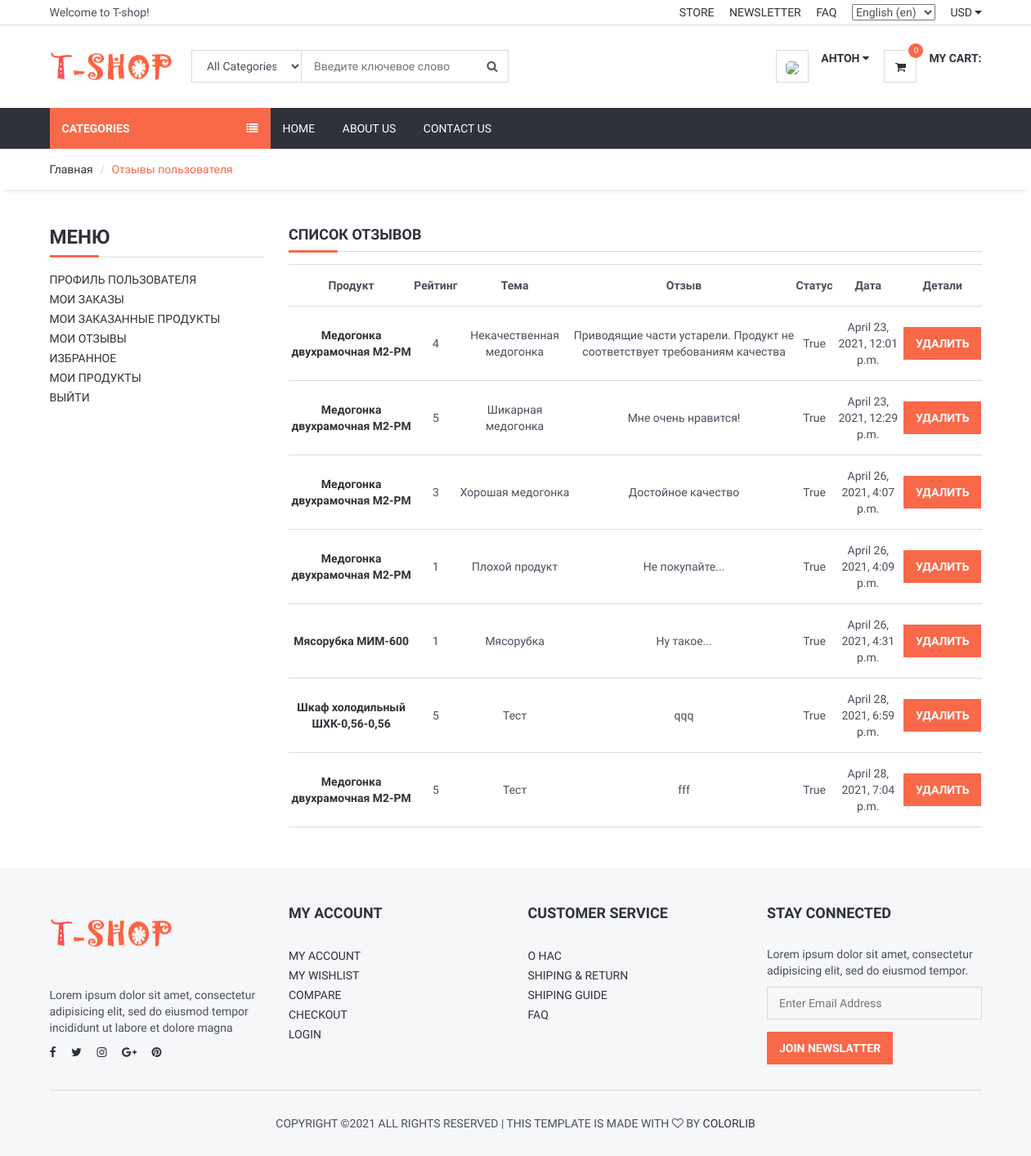
/user/comments/ (signed in), run on the app's committed database.
### product/models.py (models this page shows, shortened)
class Comment(models.Model):
    STATUS = (
        ('New', 'New'),
        ('True', 'True'),
        ('False', 'False'),
    )
    product = models.ForeignKey(Product, on_delete=models.CASCADE)
    user = models.ForeignKey(User, on_delete=models.CASCADE)
    subject = models.CharField(max_length=50, blank=True)
    comment = models.CharField(max_length=250, blank=True)
    rate = models.IntegerField(default=1)
    ip = models.CharField(max_length=20, blank=True)
    status = models.CharField(max_length=10, choices=STATUS, default='New')
    create_at = models.DateTimeField(auto_now_add=True)
    update_at = models.DateTimeField(auto_now=True)

class Product(models.Model):
    STATUS = (
        ('True', 'True'),
        ('False', 'False'),
    )
    VARIANTS = (
        ('None', 'None'),
        ('Size', 'Size'),
        ('Color', 'Color'),
        ('Size-Color', 'Size-Color'),
    )
    category = models.ForeignKey(Category, on_delete=models.CASCADE) #many to one relation with Category
    title = models.CharField(max_length=150)
    keywords = models.CharField(max_length=255)
    description = models.TextField(max_length=255)
    image = models.ImageField(upload_to='images/', null=False)
    price = models.FloatField(default=0)
    amount = models.IntegerField(default=0)
    minamount = models.IntegerField(default=3)
    variant = models.CharField(max_length=10, choices=VARIANTS, default='None')
    detail = RichTextUploadingField()
    slug = models.SlugField(null=False, unique=True)
    status = models.CharField(max_length=10, choices=STATUS)
    create_at = models.DateTimeField(auto_now_add=True)
    update_at = models.DateTimeField(auto_now=True)

### user/views.py (the view)
# urls.py: path('comments/', views.user_comments, name='user_comments'),
def user_comments(request):
    current_user = request.user
    comments = Comment.objects.filter(user_id=current_user.id)
    context = {
        'comments': comments,
    }
    return render(request, 'user_comments.html', context)

### home/templatetags/myapptags.py (called while the page is built)
@register.simple_tag
def categorylist():
    return Category.objects.all()

@register.simple_tag
def shopcartcount(userid):
    count = ShopCart.objects.filter(user_id=userid).count()
    return count

### user/templates/user_comments.html (shortened to what this page needs)
{% extends 'homebase.html' %}
{% block sidebar %} {% include 'sidebar.html' %} {% endblock %}
{% block body %}
    <div id="breadcrumb">
        <div class="container">
            <ul class="breadcrumb">
                <li><a href="/">Главная</a></li>
                <li class="active">Отзывы пользователя</li>
            </ul>
        </div>
    </div>
    <div class="section">
        <div class="container">
            <div class="row">
                <div class="col-md-3">
                    {% include "user_panel.html" %}
                </div>
                <div class="col-md-9">
                    <div class="section-title">
                        <h4 class="title">Список отзывов</h4>
                    </div>
                    <table class="shopping-cart-table table">
                        <tr>
                            <th class="text-center">Продукт </th>
                            <th class="text-center">Рейтинг</th>
                            <th class="text-center">Тема </th>
                            <th class="text-center">Отзыв </th>
                            <th class="text-center">Статус </th>
                            <th class="text-center">Дата </th>
                            <th class="text-center">Детали </th>
                        </tr>
                        {% for rs in comments %}
                            <tr>
                                <td class="text-center">
                                    <a href="/product/{{ rs.product_id }}/{{ rs.product.slug }}">
                                        <strong> {{ rs.product.title}}</strong>
                                    </a>
                                </td>
                                <td class="text-center">{{ rs.rate}} </td>
                                <td class="text-center">{{ rs.subject}} </td>
                                <td class="text-center">{{ rs.comment}} </td>
                                <td class="text-center">{{ rs.status}} </td>
                                <td class="text-center">{{ rs.create_at}} </td>
                                <td class="text-center">
                                    <a class="primary-btn" href="/user/deletecomment/{{ rs.id }}" onclick="return confirm('Отзыв будет удалён! Вы уверены?')"> Удалить </a>
                                </td>
                            </tr>
                        {% endfor %}
                    </table>
                </div>
            </div>
        </div>
    </div>
{% endblock %}

### home/templates/header.html (shortened to what this page needs)
{% load static %}
{% load i18n %}
	<header>
		<div id="top-header">
			<div class="container">
				<div class="pull-left">
					<span>{% trans "Welcome to T-shop!" %}</span>
				</div>
				<div class="pull-right">
					<ul class="header-top-links">
                    <li><a href="#">{% trans "Store" %}</a></li>
                    <li><a href="#">{% trans "Newsletter" %}</a></li>
                    <li><a href="{% url 'faq' %}">{% trans "FAQ" %}</a></li>
                    <li class="dropdown default-dropdown">
                        <form action="{% url 'selectlanguage' %}" method="post">{% csrf_token %}
                            <select name="language" onchange="submit()">
                                {% get_current_language as LANGUAGE_CODE %}
                                {% get_available_languages as LANGUAGES %}
                                {% get_language_info_list for LANGUAGES as languages %}
                                {% for language in languages %}
                                    <option value="{{ language.code }}"{% if language.code == LANGUAGE_CODE %} selected{% endif %}>
                                        {{ language.name_local }} ({{ language.code }})
                                    </option>
                                {% endfor %}
                            </select>
                        </form>
                    </li>
						<li class="dropdown default-dropdown">
							<a class="dropdown-toggle" data-toggle="dropdown" aria-expanded="true">USD <i class="fa fa-caret-down"></i></a>
						</li>
					</ul>
				</div>
			</div>
		</div>
		<div id="header">
			<div class="container">
				<div class="pull-left">
					<div class="header-logo">
						<a class="logo" href="{% url 'home' %}">
							<img src="{% static '' %}img/logo2.png" alt="">
						</a>
					</div>
					<div class="header-search">
						<form action="/search/" method="post">
							<input id="query" name="query" class="input search-input" type="text" placeholder="Введите ключевое слово">
							<select name="catid" class="input search-categories">
								<option value="0">{% trans "All Categories" %}</option>
                            {% load myapptags %}
                            {% load mptt_tags %}
							</select>
							<button class="search-btn"><i class="fa fa-search"></i></button>
						</form>
					</div>
				</div>
				<div class="pull-right">
					<ul class="header-btns">
						<li class="header-account dropdown default-dropdown">
                        {% if user.id is not None %}
                            <div class="dropdown-toggle" role="button" data-toggle="dropdown" aria-expanded="true">
                                <div class="header-btns-icon">
                                    <img src="{{ request.session.userimage }}" style="height: 40px; border-radius: 30%">
                                </div>
                                <strong class="text-uppercase">{{ user.first_name }} <i class="fa fa-caret-down"></i></strong>
                            </div>
                        {% else %}
                            <a href="{% url 'login' %}" class="text-uppercase">{% trans "Login" %}</a> / <a href="{% url 'signup' %}" class="text-uppercase">{% trans "Sign Up" %}</a>
                        {% endif %}
                    </li>
						<li class="header-cart dropdown default-dropdown">
                        <a href="{% url 'shopcart' %}" >
                            <div class="header-btns-icon">
                                <i class="fa fa-shopping-cart"></i>
                                {% load myapptags %}
                                {% shopcartcount user.id as count %}
                                <span class="qty">{{ count }}</span>
                            </div>
                            <strong class="text-uppercase">{% trans "My Cart:" %}</strong>
                            <br>
                        </a>
                    </li>
					</ul>
				</div>
			</div>
		</div>
	</header>

### home/static/css/style.css (style rules this page uses)
body { font-family: 'Hind', sans-serif; color: #4A4E5A; overflow-x: hidden; }
h1, h2, h3, h4, h5, h6 { color: #30323A; margin: 0 0 10px; font-weight: 700; }
a { color: #30323A; -webkit-transition: 0.3s color; transition: 0.3s color; }
strong { color: #30323A; }
ul, ol { margin: 0; padding: 0; list-style: none }
.main-btn, .primary-btn { display: inline-block; padding: 10px 15px; text-transform: uppercase; font-weight: 700; border: none; -webkit-transition: 0.3s all; transition: 0.3s all; }
.primary-btn { color: #FFF; background-color: #F8694A; }
.input { width: 100%; height: 40px; padding: 0px 15px; border: none; background-color: transparent; -webkit-box-shadow: 0px 0px 0px 1px #DADADA inset, 0px 0px 0px 5px transparent; box-shadow: 0px 0px 0px 1px #DADADA inset, 0px 0px 0px 5px transparent; -webkit-transition: 0.3s all; transition: 0.3s all; }
.section { padding-top: 30px; padding-bottom: 30px; }
.section-title { position: relative; margin-bottom: 15px; margin-top: 15px; border-bottom: 1px solid #DADADA; }
.section-title .title { display: inline-block; text-transform: uppercase; }
.section-title:after { content: ""; position: absolute; left: 0; bottom: -1.5px; height: 3px; width: 60px; background-color: #F8694A; }
#breadcrumb { -webkit-box-shadow: 0px 6px 6px -6px rgba(0, 0, 0, 0.175); box-shadow: 0px 6px 6px -6px rgba(0, 0, 0, 0.175); }
.breadcrumb { background-color: transparent; border: none; border-radius: 0px; padding: 15px 0px; margin: 0; }
.breadcrumb>.active { color: #F8694A; }
.breadcrumb>li+li:before { color: #DADADA; }
#header { padding-top: 15px; padding-bottom: 15px; }
#top-header { padding-top: 5px; padding-bottom: 5px; border-bottom: 1px solid #DADADA; }
.header-top-links>li { display: inline-block; }
.header-top-links>li+li { margin-left: 15px; }
.header-top-links>li>a { cursor: pointer; text-transform: uppercase; }
.header-logo { display: inline-block; margin-right: 15px; }
.header-logo .logo>img { width: 100%; max-height: 70px; }
.header-search { display: inline-block; padding: 15px 0px; max-width: 400px; }
.header-search>form { position: relative; }
.header-search>form .search-input { padding-left: 150px; padding-right: 45px; }
.header-search>form .search-categories { position: absolute; left: 0px; top: 0px; width: 135px; }
.header-search>form .search-btn { position: absolute; top: 0px; right: 0px; width: 40px; height: 40px; background-color: transparent; border: none; }
.header-btns>li { display: inline-block; vertical-align: top; padding: 15px 0px; }
.header-btns>li+li { margin-left: 15px; }
.header-btns>li .header-btns-icon { position: relative; float: left; margin-right: 15px; width: 40px; height: 40px; line-height: 40px; text-align: center; color: #30323A; background-color: #FFF; border: 1px solid #DADADA; }
.header-btns .dropdown-toggle { display: block; cursor: pointer; }
.header-cart .header-btns-icon .qty { position: absolute; right: -9px; top: -9px; width: 18px; height: 18px; line-height: 18px; text-align: center; font-size: 10px; background: #F8694A; color: #FFF; border-radius: 50%; }
.shopping-cart-table>tbody>tr>td, .shopping-cart-table>tbody>tr>th, .shopping-cart-table>tfoot>tr>td, .shopping-cart-table>tfoot>tr>th, .shopping-cart-table>thead>tr>td, .shopping-cart-table>thead>tr>th { padding: 15px 0px; vertical-align: middle; border-top: 1px solid #DADADA; }
.shopping-cart-table>tbody>tr:last-child>td { border-bottom: 1px solid #DADADA; }

### data on the page
Comment: product "Медогонка двухрамочная М2-РМ", rate "4", subject "Некачественная медогонка", comment "Приводящие части устарели. Продукт не соответствует требованиям качества", status "True", create_at "April 23, 2021, 12:01 p.m."
Comment: product "Медогонка двухрамочная М2-РМ", rate "5", subject "Шикарная медогонка", comment "Мне очень нравится!", status "True", create_at "April 23, 2021, 12:29 p.m."
Comment: product "Медогонка двухрамочная М2-РМ", rate "3", subject "Хорошая медогонка", comment "Достойное качество", status "True", create_at "April 26, 2021, 4:07 p.m."
Comment: product "Медогонка двухрамочная М2-РМ", rate "1", subject "Плохой продукт", comment "Не покупайте...", status "True", create_at "April 26, 2021, 4:09 p.m."
Comment: product "Мясорубка МИМ-600", rate "1", subject "Мясорубка", comment "Ну такое...", status "True", create_at "April 26, 2021, 4:31 p.m."
Comment: product "Шкаф холодильный ШХК-0,56-0,56", rate "5", subject "Тест", comment "qqq", status "True", create_at "April 28, 2021, 6:59 p.m."
Comment: product "Медогонка двухрамочная М2-РМ", rate "5", subject "Тест", comment "fff", status "True", create_at "April 28, 2021, 7:04 p.m."

### other printed values
{{ user.first_name }} "АНТОН"
{{ count }} "0"
form field language "English (en)"
